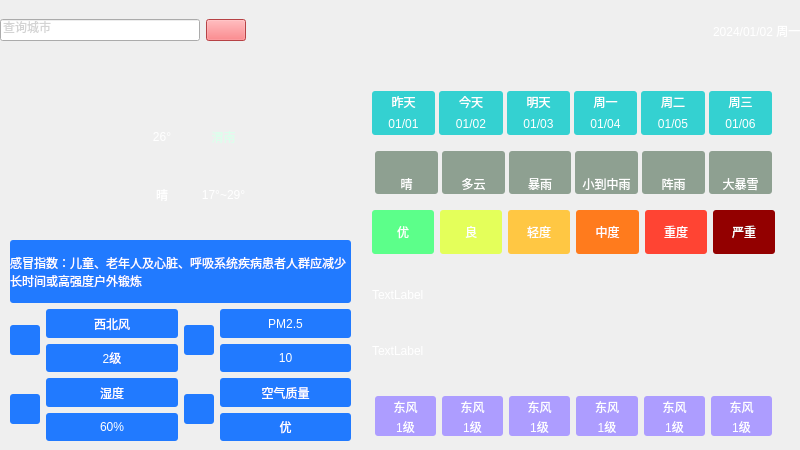
<?xml version="1.0" encoding="UTF-8"?>
<ui version="4.0">
 <class>MainWindow</class>
 <widget class="QMainWindow" name="MainWindow">
  <property name="geometry">
   <rect>
    <x>0</x>
    <y>0</y>
    <width>800</width>
    <height>450</height>
   </rect>
  </property>
  <property name="windowTitle">
   <string>MainWindow</string>
  </property>
  <widget class="QWidget" name="centralwidget">
   <widget class="QWidget" name="widget" native="true">
    <property name="geometry">
     <rect>
      <x>0</x>
      <y>0</y>
      <width>801</width>
      <height>451</height>
     </rect>
    </property>
    <property name="autoFillBackground">
     <bool>false</bool>
    </property>
    <property name="styleSheet">
     <string notr="true">QWidget#widget{
	
	background-image: url(:/res/background.png);
}
QLable{
	
	
	font: 25 3pt &quot;微软雅黑&quot;;
	border-radius:4px;
	
	background-color: rgba(60, 60, 60,100);
	color: rgb(255, 255, 255);
}
</string>
    </property>
    <widget class="QWidget" name="widgetDetail" native="true">
     <property name="geometry">
      <rect>
       <x>10</x>
       <y>240</y>
       <width>341</width>
       <height>201</height>
      </rect>
     </property>
     <property name="styleSheet">
      <string notr="true">QLabel{
	
	
	background-color: rgb(33, 122, 255);

	border-radius:3px;
	
	font: italic 10pt &quot;得意黑&quot;;
	color: rgb(255, 255, 255);

}</string>
     </property>
     <layout class="QGridLayout" name="gridLayout_2">
      <item row="1" column="1">
       <layout class="QHBoxLayout" name="PM">
        <item>
         <widget class="QLabel" name="PMIcon">
          <property name="maximumSize">
           <size>
            <width>30</width>
            <height>30</height>
           </size>
          </property>
          <property name="text">
           <string/>
          </property>
          <property name="pixmap">
           <pixmap resource="res.qrc">:/res/pm25.png</pixmap>
          </property>
          <property name="scaledContents">
           <bool>true</bool>
          </property>
         </widget>
        </item>
        <item>
         <layout class="QVBoxLayout" name="verticalLayout_4">
          <item>
           <widget class="QLabel" name="pm">
            <property name="text">
             <string>PM2.5</string>
            </property>
            <property name="alignment">
             <set>Qt::AlignCenter</set>
            </property>
           </widget>
          </item>
          <item>
           <widget class="QLabel" name="pmlevel">
            <property name="text">
             <string>10</string>
            </property>
            <property name="alignment">
             <set>Qt::AlignCenter</set>
            </property>
           </widget>
          </item>
         </layout>
        </item>
       </layout>
      </item>
      <item row="2" column="0">
       <layout class="QHBoxLayout" name="Humid">
        <item>
         <widget class="QLabel" name="HumidIcon">
          <property name="minimumSize">
           <size>
            <width>30</width>
            <height>30</height>
           </size>
          </property>
          <property name="maximumSize">
           <size>
            <width>30</width>
            <height>30</height>
           </size>
          </property>
          <property name="text">
           <string/>
          </property>
          <property name="pixmap">
           <pixmap resource="res.qrc">:/res/lowHumidty.png</pixmap>
          </property>
          <property name="scaledContents">
           <bool>true</bool>
          </property>
         </widget>
        </item>
        <item>
         <layout class="QVBoxLayout" name="verticalLayout_5">
          <item>
           <widget class="QLabel" name="humid">
            <property name="text">
             <string>湿度</string>
            </property>
            <property name="alignment">
             <set>Qt::AlignCenter</set>
            </property>
           </widget>
          </item>
          <item>
           <widget class="QLabel" name="humidlevel">
            <property name="text">
             <string>60%</string>
            </property>
            <property name="alignment">
             <set>Qt::AlignCenter</set>
            </property>
           </widget>
          </item>
         </layout>
        </item>
       </layout>
      </item>
      <item row="2" column="1">
       <layout class="QHBoxLayout" name="AirQlityt">
        <item>
         <widget class="QLabel" name="label_14">
          <property name="enabled">
           <bool>true</bool>
          </property>
          <property name="minimumSize">
           <size>
            <width>30</width>
            <height>30</height>
           </size>
          </property>
          <property name="maximumSize">
           <size>
            <width>30</width>
            <height>30</height>
           </size>
          </property>
          <property name="text">
           <string/>
          </property>
          <property name="pixmap">
           <pixmap resource="res.qrc">:/res/aqi.png</pixmap>
          </property>
          <property name="scaledContents">
           <bool>true</bool>
          </property>
         </widget>
        </item>
        <item>
         <layout class="QVBoxLayout" name="verticalLayout_6">
          <item>
           <widget class="QLabel" name="airqlity">
            <property name="text">
             <string>空气质量</string>
            </property>
            <property name="alignment">
             <set>Qt::AlignCenter</set>
            </property>
           </widget>
          </item>
          <item>
           <widget class="QLabel" name="airqulitylevel">
            <property name="text">
             <string>优</string>
            </property>
            <property name="alignment">
             <set>Qt::AlignCenter</set>
            </property>
           </widget>
          </item>
         </layout>
        </item>
       </layout>
      </item>
      <item row="1" column="0">
       <layout class="QHBoxLayout" name="WindNow">
        <item>
         <widget class="QLabel" name="WindNowIcon">
          <property name="maximumSize">
           <size>
            <width>30</width>
            <height>30</height>
           </size>
          </property>
          <property name="text">
           <string/>
          </property>
          <property name="pixmap">
           <pixmap resource="res.qrc">:/res/wind.png</pixmap>
          </property>
          <property name="scaledContents">
           <bool>true</bool>
          </property>
         </widget>
        </item>
        <item>
         <layout class="QVBoxLayout" name="verticalLayout_3">
          <item>
           <widget class="QLabel" name="nowfx">
            <property name="text">
             <string>西北风</string>
            </property>
            <property name="alignment">
             <set>Qt::AlignCenter</set>
            </property>
           </widget>
          </item>
          <item>
           <widget class="QLabel" name="nowfl">
            <property name="text">
             <string>2级</string>
            </property>
            <property name="alignment">
             <set>Qt::AlignCenter</set>
            </property>
           </widget>
          </item>
         </layout>
        </item>
       </layout>
      </item>
      <item row="0" column="0" colspan="2">
       <widget class="QLabel" name="labelTip">
        <property name="styleSheet">
         <string notr="true">font: italic 7pt &quot;得意黑&quot;;
color: rgb(255, 255, 255);</string>
        </property>
        <property name="text">
         <string>感冒指数：儿童、老年人及心脏、呼吸系统疾病患者人群应减少长时间或高强度户外锻炼</string>
        </property>
        <property name="wordWrap">
         <bool>true</bool>
        </property>
       </widget>
      </item>
     </layout>
    </widget>
    <widget class="QWidget" name="widgetFeature" native="true">
     <property name="geometry">
      <rect>
       <x>350</x>
       <y>80</y>
       <width>451</width>
       <height>371</height>
      </rect>
     </property>
     <property name="styleSheet">
      <string notr="true">color: rgb(255, 255, 255);
border-radius:3px;
font: italic 8pt &quot;得意黑&quot;;
</string>
     </property>
     <layout class="QVBoxLayout" name="verticalLayout">
      <property name="leftMargin">
       <number>16</number>
      </property>
      <property name="topMargin">
       <number>6</number>
      </property>
      <property name="rightMargin">
       <number>20</number>
      </property>
      <property name="bottomMargin">
       <number>6</number>
      </property>
      <item>
       <widget class="QWidget" name="WData" native="true">
        <property name="styleSheet">
         <string notr="true">QLabel{
	background-color: rgba(0,200, 200, 200);
	
}
QLabel#labelData0,#labelData1,#labelData2,#labelData3,#labelData4,#labelData5{
	border-bottom-left-radius:0px;
	border-bottom-right-radius:0px;
}
QLabel#labelWeek0,#labelWeek1,#labelWeek2,#labelWeek3,#labelWeek4,#labelWeek5{
	border-top-left-radius:0px;
	border-top-right-radius:0px;
}</string>
        </property>
        <layout class="QGridLayout" name="gridLayout">
         <property name="leftMargin">
          <number>6</number>
         </property>
         <property name="topMargin">
          <number>5</number>
         </property>
         <property name="bottomMargin">
          <number>5</number>
         </property>
         <property name="horizontalSpacing">
          <number>4</number>
         </property>
         <property name="verticalSpacing">
          <number>0</number>
         </property>
         <item row="1" column="2">
          <widget class="QLabel" name="labelWeek2">
           <property name="text">
            <string>01/03</string>
           </property>
           <property name="alignment">
            <set>Qt::AlignCenter</set>
           </property>
          </widget>
         </item>
         <item row="1" column="0">
          <widget class="QLabel" name="labelWeek0">
           <property name="styleSheet">
            <string notr="true"/>
           </property>
           <property name="text">
            <string>01/01</string>
           </property>
           <property name="alignment">
            <set>Qt::AlignCenter</set>
           </property>
          </widget>
         </item>
         <item row="0" column="1">
          <widget class="QLabel" name="labelData1">
           <property name="styleSheet">
            <string notr="true">border-bottom-left-radius:0px;
border-bottom-right-radius:0px;</string>
           </property>
           <property name="text">
            <string>今天</string>
           </property>
           <property name="alignment">
            <set>Qt::AlignCenter</set>
           </property>
          </widget>
         </item>
         <item row="0" column="3">
          <widget class="QLabel" name="labelData3">
           <property name="styleSheet">
            <string notr="true">border-bottom-left-radius:0px;
border-bottom-right-radius:0px;</string>
           </property>
           <property name="text">
            <string>周一</string>
           </property>
           <property name="alignment">
            <set>Qt::AlignCenter</set>
           </property>
          </widget>
         </item>
         <item row="0" column="4">
          <widget class="QLabel" name="labelData4">
           <property name="styleSheet">
            <string notr="true">border-bottom-left-radius:0px;
border-bottom-right-radius:0px;</string>
           </property>
           <property name="text">
            <string>周二</string>
           </property>
           <property name="alignment">
            <set>Qt::AlignCenter</set>
           </property>
          </widget>
         </item>
         <item row="0" column="0">
          <widget class="QLabel" name="labelData0">
           <property name="styleSheet">
            <string notr="true">border-bottom-left-radius:0px;
border-bottom-right-radius:0px;</string>
           </property>
           <property name="text">
            <string>昨天</string>
           </property>
           <property name="alignment">
            <set>Qt::AlignCenter</set>
           </property>
          </widget>
         </item>
         <item row="1" column="4">
          <widget class="QLabel" name="labelWeek4">
           <property name="styleSheet">
            <string notr="true"/>
           </property>
           <property name="text">
            <string>01/05</string>
           </property>
           <property name="alignment">
            <set>Qt::AlignCenter</set>
           </property>
          </widget>
         </item>
         <item row="0" column="2">
          <widget class="QLabel" name="labelData2">
           <property name="styleSheet">
            <string notr="true">border-bottom-left-radius:0px;
border-bottom-right-radius:0px;</string>
           </property>
           <property name="text">
            <string>明天</string>
           </property>
           <property name="alignment">
            <set>Qt::AlignCenter</set>
           </property>
          </widget>
         </item>
         <item row="1" column="3">
          <widget class="QLabel" name="labelWeek3">
           <property name="text">
            <string>01/04</string>
           </property>
           <property name="alignment">
            <set>Qt::AlignCenter</set>
           </property>
          </widget>
         </item>
         <item row="0" column="5">
          <widget class="QLabel" name="labelData5">
           <property name="styleSheet">
            <string notr="true">border-bottom-left-radius:0px;
border-bottom-right-radius:0px;</string>
           </property>
           <property name="text">
            <string>周三</string>
           </property>
           <property name="alignment">
            <set>Qt::AlignCenter</set>
           </property>
          </widget>
         </item>
         <item row="1" column="1">
          <widget class="QLabel" name="labelWeek1">
           <property name="text">
            <string>01/02</string>
           </property>
           <property name="alignment">
            <set>Qt::AlignCenter</set>
           </property>
          </widget>
         </item>
         <item row="1" column="5">
          <widget class="QLabel" name="labelWeek5">
           <property name="text">
            <string>01/06</string>
           </property>
           <property name="alignment">
            <set>Qt::AlignCenter</set>
           </property>
          </widget>
         </item>
        </layout>
       </widget>
      </item>
      <item>
       <widget class="QWidget" name="WeaType" native="true">
        <property name="styleSheet">
         <string notr="true">QLabel{
	
	background-color: rgb(142, 160, 145);
	
	font: italic 10pt &quot;得意黑&quot;;
}
QLabel#labelTypeIcon0,#labelTypeIcon1,#labelTypeIcon2,#labelTypeIcon3,#labelTypeIcon4,#labelTypeIcon5{
	border-bottom-left-radius:0px;
	border-bottom-right-radius:0px;
}

QLabel#labelType0,#labelType1,#labelType2,#labelType3,#labelType4,#labelType5{
	border-top-left-radius:0px;
	border-top-right-radius:0px;
}</string>
        </property>
        <layout class="QGridLayout" name="WType">
         <property name="topMargin">
          <number>5</number>
         </property>
         <property name="bottomMargin">
          <number>5</number>
         </property>
         <property name="horizontalSpacing">
          <number>4</number>
         </property>
         <property name="verticalSpacing">
          <number>0</number>
         </property>
         <item row="1" column="3">
          <widget class="QLabel" name="labelType3">
           <property name="text">
            <string>小到中雨</string>
           </property>
           <property name="alignment">
            <set>Qt::AlignCenter</set>
           </property>
          </widget>
         </item>
         <item row="0" column="1">
          <widget class="QLabel" name="labelTypeIcon1">
           <property name="text">
            <string/>
           </property>
           <property name="pixmap">
            <pixmap resource="res.qrc">:/res/type/DuoYun.png</pixmap>
           </property>
           <property name="alignment">
            <set>Qt::AlignCenter</set>
           </property>
          </widget>
         </item>
         <item row="0" column="3">
          <widget class="QLabel" name="labelTypeIcon3">
           <property name="text">
            <string/>
           </property>
           <property name="pixmap">
            <pixmap resource="res.qrc">:/res/type/XiaoDaoZhongYu.png</pixmap>
           </property>
           <property name="scaledContents">
            <bool>false</bool>
           </property>
           <property name="alignment">
            <set>Qt::AlignCenter</set>
           </property>
          </widget>
         </item>
         <item row="0" column="5">
          <widget class="QLabel" name="labelTypeIcon5">
           <property name="text">
            <string/>
           </property>
           <property name="pixmap">
            <pixmap resource="res.qrc">:/res/type/DaDaoBaoXue.png</pixmap>
           </property>
           <property name="scaledContents">
            <bool>false</bool>
           </property>
           <property name="alignment">
            <set>Qt::AlignCenter</set>
           </property>
          </widget>
         </item>
         <item row="1" column="4">
          <widget class="QLabel" name="labelType4">
           <property name="text">
            <string>阵雨</string>
           </property>
           <property name="alignment">
            <set>Qt::AlignCenter</set>
           </property>
          </widget>
         </item>
         <item row="1" column="5">
          <widget class="QLabel" name="labelType5">
           <property name="text">
            <string>大暴雪</string>
           </property>
           <property name="alignment">
            <set>Qt::AlignCenter</set>
           </property>
          </widget>
         </item>
         <item row="0" column="4">
          <widget class="QLabel" name="labelTypeIcon4">
           <property name="text">
            <string/>
           </property>
           <property name="pixmap">
            <pixmap resource="res.qrc">:/res/type/ZhenYu.png</pixmap>
           </property>
           <property name="scaledContents">
            <bool>false</bool>
           </property>
           <property name="alignment">
            <set>Qt::AlignCenter</set>
           </property>
          </widget>
         </item>
         <item row="1" column="2">
          <widget class="QLabel" name="labelType2">
           <property name="text">
            <string>暴雨</string>
           </property>
           <property name="alignment">
            <set>Qt::AlignCenter</set>
           </property>
          </widget>
         </item>
         <item row="1" column="0">
          <widget class="QLabel" name="labelType0">
           <property name="text">
            <string>晴</string>
           </property>
           <property name="alignment">
            <set>Qt::AlignCenter</set>
           </property>
          </widget>
         </item>
         <item row="1" column="1">
          <widget class="QLabel" name="labelType1">
           <property name="text">
            <string>多云</string>
           </property>
           <property name="alignment">
            <set>Qt::AlignCenter</set>
           </property>
          </widget>
         </item>
         <item row="0" column="2">
          <widget class="QLabel" name="labelTypeIcon2">
           <property name="text">
            <string/>
           </property>
           <property name="pixmap">
            <pixmap resource="res.qrc">:/res/type/BaoYu.png</pixmap>
           </property>
           <property name="scaledContents">
            <bool>false</bool>
           </property>
           <property name="alignment">
            <set>Qt::AlignCenter</set>
           </property>
          </widget>
         </item>
         <item row="0" column="0">
          <widget class="QLabel" name="labelTypeIcon0">
           <property name="maximumSize">
            <size>
             <width>16777215</width>
             <height>35</height>
            </size>
           </property>
           <property name="text">
            <string/>
           </property>
           <property name="pixmap">
            <pixmap resource="res.qrc">:/res/type/Qing.png</pixmap>
           </property>
           <property name="alignment">
            <set>Qt::AlignCenter</set>
           </property>
          </widget>
         </item>
        </layout>
       </widget>
      </item>
      <item>
       <layout class="QHBoxLayout" name="QualityLevel">
        <property name="leftMargin">
         <number>6</number>
        </property>
        <property name="topMargin">
         <number>5</number>
        </property>
        <property name="rightMargin">
         <number>6</number>
        </property>
        <property name="bottomMargin">
         <number>5</number>
        </property>
        <item>
         <widget class="QLabel" name="label_2">
          <property name="styleSheet">
           <string notr="true">background-color: rgb(92, 255, 138);
color: rgb(255, 255, 255);</string>
          </property>
          <property name="text">
           <string>优</string>
          </property>
          <property name="alignment">
           <set>Qt::AlignCenter</set>
          </property>
         </widget>
        </item>
        <item>
         <widget class="QLabel" name="label_3">
          <property name="styleSheet">
           <string notr="true">background-color: rgb(228, 255, 90);</string>
          </property>
          <property name="text">
           <string>良</string>
          </property>
          <property name="alignment">
           <set>Qt::AlignCenter</set>
          </property>
         </widget>
        </item>
        <item>
         <widget class="QLabel" name="label">
          <property name="styleSheet">
           <string notr="true">background-color: rgb(255, 199, 67);</string>
          </property>
          <property name="text">
           <string>轻度</string>
          </property>
          <property name="alignment">
           <set>Qt::AlignCenter</set>
          </property>
         </widget>
        </item>
        <item>
         <widget class="QLabel" name="label_4">
          <property name="styleSheet">
           <string notr="true">background-color: rgb(255, 123, 29);</string>
          </property>
          <property name="text">
           <string>中度</string>
          </property>
          <property name="alignment">
           <set>Qt::AlignCenter</set>
          </property>
         </widget>
        </item>
        <item>
         <widget class="QLabel" name="label_5">
          <property name="styleSheet">
           <string notr="true">background-color: rgb(255, 68, 51);</string>
          </property>
          <property name="text">
           <string>重度</string>
          </property>
          <property name="alignment">
           <set>Qt::AlignCenter</set>
          </property>
         </widget>
        </item>
        <item>
         <widget class="QLabel" name="label_6">
          <property name="styleSheet">
           <string notr="true">background-color: rgb(147, 0, 0);</string>
          </property>
          <property name="text">
           <string>严重</string>
          </property>
          <property name="alignment">
           <set>Qt::AlignCenter</set>
          </property>
         </widget>
        </item>
       </layout>
      </item>
      <item>
       <layout class="QVBoxLayout" name="verticalLayout_7">
        <property name="leftMargin">
         <number>6</number>
        </property>
        <property name="topMargin">
         <number>5</number>
        </property>
        <property name="rightMargin">
         <number>6</number>
        </property>
        <property name="bottomMargin">
         <number>5</number>
        </property>
        <item>
         <widget class="QLabel" name="label_7">
          <property name="minimumSize">
           <size>
            <width>0</width>
            <height>50</height>
           </size>
          </property>
          <property name="text">
           <string>TextLabel</string>
          </property>
         </widget>
        </item>
        <item>
         <widget class="QLabel" name="label_8">
          <property name="minimumSize">
           <size>
            <width>0</width>
            <height>50</height>
           </size>
          </property>
          <property name="text">
           <string>TextLabel</string>
          </property>
         </widget>
        </item>
       </layout>
      </item>
      <item>
       <widget class="QWidget" name="WindInfor" native="true">
        <property name="styleSheet">
         <string notr="true">QLabel{
	
	
	background-color: rgb(173, 157, 255);
}
QLabel#label_fx0,#label_fx1,#label_fx2,#label_fx3,#label_fx4,#label_fx5{
	border-bottom-left-radius:0px;
	border-bottom-right-radius:0px;
}
QLabel#label_fl0,#label_fl1,#label_fl2,#label_fl3,#label_fl4,#label_fl5{
	border-top-left-radius:0px;
	border-top-right-radius:0px;
}</string>
        </property>
        <layout class="QGridLayout" name="gridLayout_5">
         <property name="verticalSpacing">
          <number>0</number>
         </property>
         <item row="1" column="2">
          <widget class="QLabel" name="label_fl2">
           <property name="text">
            <string>1级</string>
           </property>
           <property name="alignment">
            <set>Qt::AlignCenter</set>
           </property>
          </widget>
         </item>
         <item row="0" column="3">
          <widget class="QLabel" name="label_fx3">
           <property name="text">
            <string>东风</string>
           </property>
           <property name="alignment">
            <set>Qt::AlignCenter</set>
           </property>
          </widget>
         </item>
         <item row="0" column="4">
          <widget class="QLabel" name="label_fx4">
           <property name="text">
            <string>东风</string>
           </property>
           <property name="alignment">
            <set>Qt::AlignCenter</set>
           </property>
          </widget>
         </item>
         <item row="1" column="4">
          <widget class="QLabel" name="label_fl4">
           <property name="text">
            <string>1级</string>
           </property>
           <property name="alignment">
            <set>Qt::AlignCenter</set>
           </property>
          </widget>
         </item>
         <item row="1" column="3">
          <widget class="QLabel" name="label_fl3">
           <property name="text">
            <string>1级</string>
           </property>
           <property name="alignment">
            <set>Qt::AlignCenter</set>
           </property>
          </widget>
         </item>
         <item row="0" column="5">
          <widget class="QLabel" name="label_fx5">
           <property name="text">
            <string>东风</string>
           </property>
           <property name="alignment">
            <set>Qt::AlignCenter</set>
           </property>
          </widget>
         </item>
         <item row="0" column="1">
          <widget class="QLabel" name="label_fx1">
           <property name="text">
            <string>东风</string>
           </property>
           <property name="alignment">
            <set>Qt::AlignCenter</set>
           </property>
          </widget>
         </item>
         <item row="1" column="5">
          <widget class="QLabel" name="label_fl5">
           <property name="text">
            <string>1级</string>
           </property>
           <property name="alignment">
            <set>Qt::AlignCenter</set>
           </property>
          </widget>
         </item>
         <item row="0" column="0">
          <widget class="QLabel" name="label_fx0">
           <property name="minimumSize">
            <size>
             <width>32</width>
             <height>22</height>
            </size>
           </property>
           <property name="text">
            <string>东风</string>
           </property>
           <property name="alignment">
            <set>Qt::AlignCenter</set>
           </property>
          </widget>
         </item>
         <item row="1" column="1">
          <widget class="QLabel" name="label_fl1">
           <property name="text">
            <string>1级</string>
           </property>
           <property name="alignment">
            <set>Qt::AlignCenter</set>
           </property>
          </widget>
         </item>
         <item row="1" column="0">
          <widget class="QLabel" name="label_fl0">
           <property name="text">
            <string>1级</string>
           </property>
           <property name="alignment">
            <set>Qt::AlignCenter</set>
           </property>
          </widget>
         </item>
         <item row="0" column="2">
          <widget class="QLabel" name="label_fx2">
           <property name="text">
            <string>东风</string>
           </property>
           <property name="alignment">
            <set>Qt::AlignCenter</set>
           </property>
          </widget>
         </item>
        </layout>
       </widget>
      </item>
     </layout>
    </widget>
    <widget class="QWidget" name="widgetUpinf" native="true">
     <property name="geometry">
      <rect>
       <x>0</x>
       <y>0</y>
       <width>801</width>
       <height>61</height>
      </rect>
     </property>
     <layout class="QHBoxLayout" name="horizontalLayout_10">
      <item>
       <widget class="QLineEdit" name="SearchGet">
        <property name="maximumSize">
         <size>
          <width>200</width>
          <height>16777215</height>
         </size>
        </property>
        <property name="styleSheet">
         <string notr="true">color: rgb(211, 211, 211);</string>
        </property>
        <property name="text">
         <string>查询城市</string>
        </property>
        <property name="cursorPosition">
         <number>4</number>
        </property>
       </widget>
      </item>
      <item>
       <widget class="QPushButton" name="SearchButton">
        <property name="enabled">
         <bool>true</bool>
        </property>
        <property name="styleSheet">
         <string notr="true">background-color: rgb(255, 93, 96);</string>
        </property>
        <property name="text">
         <string/>
        </property>
        <property name="icon">
         <iconset resource="res.qrc">
          <normaloff>:/res/search.png</normaloff>:/res/search.png</iconset>
        </property>
       </widget>
      </item>
      <item>
       <spacer name="horizontalSpacer">
        <property name="orientation">
         <enum>Qt::Horizontal</enum>
        </property>
        <property name="sizeHint" stdset="0">
         <size>
          <width>40</width>
          <height>20</height>
         </size>
        </property>
       </spacer>
      </item>
      <item>
       <widget class="QLabel" name="NowData">
        <property name="styleSheet">
         <string notr="true">color: rgb(255, 255, 255);</string>
        </property>
        <property name="text">
         <string>2024/01/02 周一</string>
        </property>
       </widget>
      </item>
     </layout>
     <zorder>SearchButton</zorder>
     <zorder>SearchGet</zorder>
     <zorder>NowData</zorder>
    </widget>
    <widget class="QWidget" name="NowWeatherInfor" native="true">
     <property name="geometry">
      <rect>
       <x>10</x>
       <y>110</y>
       <width>241</width>
       <height>111</height>
      </rect>
     </property>
     <property name="styleSheet">
      <string notr="true">font: italic 15pt &quot;得意黑&quot;;</string>
     </property>
     <layout class="QHBoxLayout" name="NowInfor">
      <item>
       <widget class="QLabel" name="TypeIcon">
        <property name="styleSheet">
         <string notr="true">background-color: rgba(255, 255, 255, 0);</string>
        </property>
        <property name="text">
         <string/>
        </property>
        <property name="pixmap">
         <pixmap resource="res.qrc">:/res/type/Qing.png</pixmap>
        </property>
        <property name="scaledContents">
         <bool>true</bool>
        </property>
        <property name="alignment">
         <set>Qt::AlignCenter</set>
        </property>
       </widget>
      </item>
      <item>
       <layout class="QVBoxLayout" name="verticalLayout_2">
        <item>
         <layout class="QHBoxLayout" name="horizontalLayout_3">
          <item>
           <widget class="QLabel" name="NowTemp">
            <property name="styleSheet">
             <string notr="true">color: rgb(255, 255, 255);
font: 25pt &quot;Arial&quot;;
background-color: rgba(0, 255, 255, 0);</string>
            </property>
            <property name="text">
             <string>26°</string>
            </property>
            <property name="scaledContents">
             <bool>true</bool>
            </property>
            <property name="alignment">
             <set>Qt::AlignCenter</set>
            </property>
           </widget>
          </item>
          <item>
           <widget class="QLabel" name="NowPlace">
            <property name="styleSheet">
             <string notr="true">color: rgb(220, 255, 236);</string>
            </property>
            <property name="text">
             <string>渭南</string>
            </property>
            <property name="scaledContents">
             <bool>false</bool>
            </property>
            <property name="alignment">
             <set>Qt::AlignCenter</set>
            </property>
           </widget>
          </item>
         </layout>
        </item>
        <item>
         <layout class="QHBoxLayout" name="horizontalLayout_4">
          <item>
           <widget class="QLabel" name="NowWeather">
            <property name="styleSheet">
             <string notr="true">color: rgb(255, 255, 255);</string>
            </property>
            <property name="text">
             <string>晴</string>
            </property>
            <property name="alignment">
             <set>Qt::AlignCenter</set>
            </property>
           </widget>
          </item>
          <item>
           <widget class="QLabel" name="UpLowTemp">
            <property name="styleSheet">
             <string notr="true">color: rgb(255, 255, 255);</string>
            </property>
            <property name="text">
             <string>17°~29°</string>
            </property>
            <property name="alignment">
             <set>Qt::AlignCenter</set>
            </property>
           </widget>
          </item>
         </layout>
        </item>
       </layout>
      </item>
     </layout>
    </widget>
   </widget>
  </widget>
 </widget>
 <resources>
  <include location="res.qrc"/>
 </resources>
 <connections/>
</ui>
